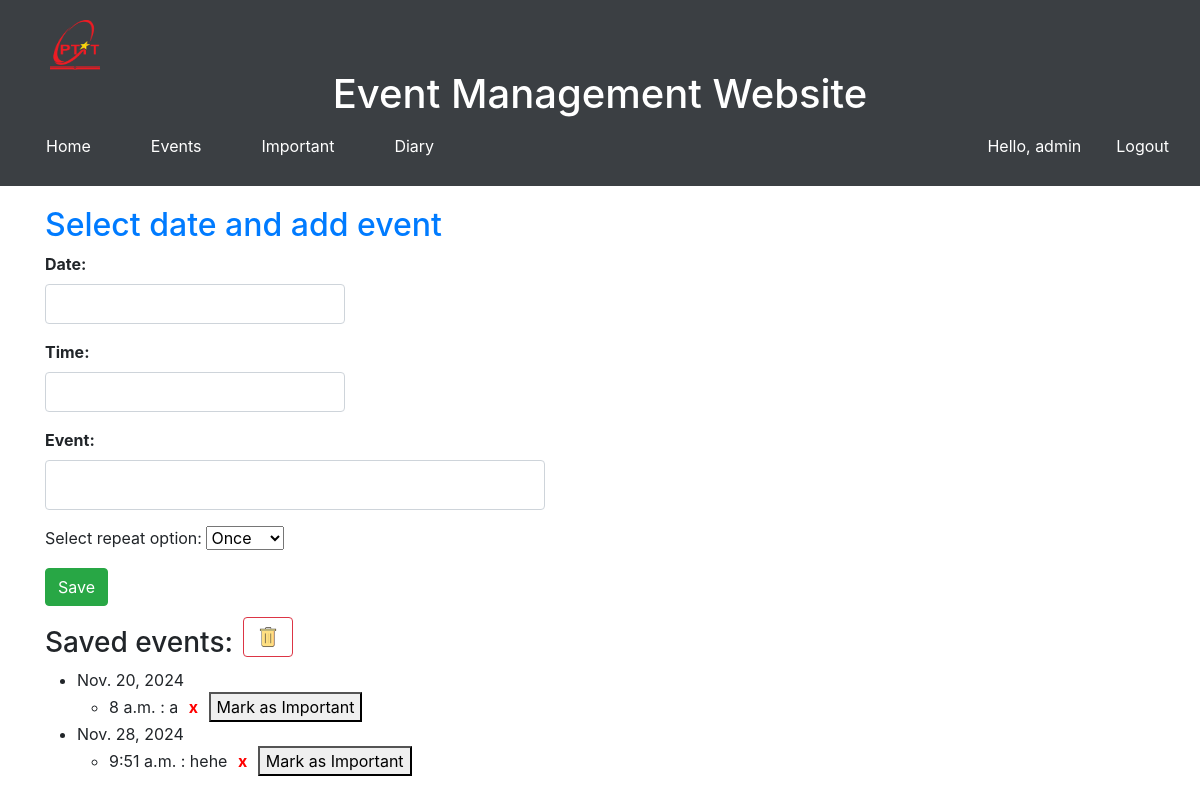
Page /events/ (signed in) on the earlier database version.
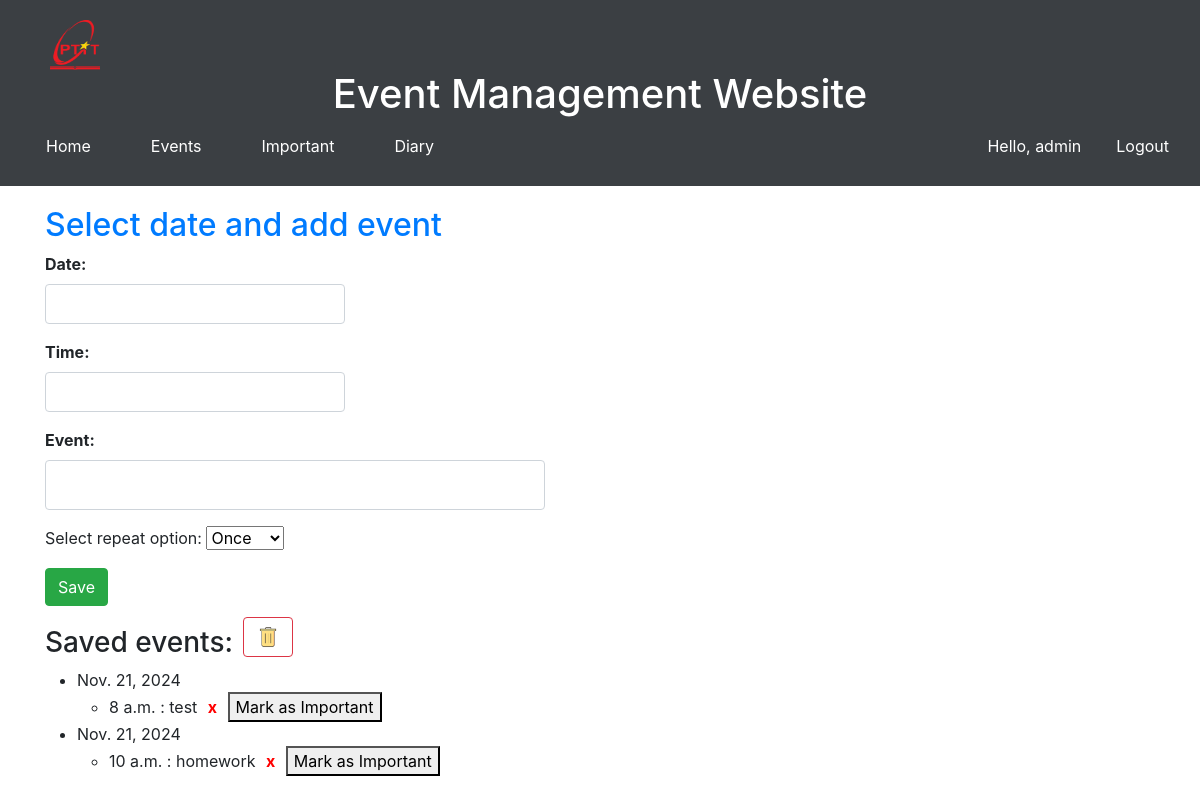
Same page on the later database version.
### app/models.py (models this page shows, shortened)
class Reminder(models.Model):
    user = models.ForeignKey(User, on_delete=models.CASCADE, null=True)
    date = models.DateField(default=timezone.now)
    reminder = models.CharField(max_length=200)
    time = models.TimeField()
    important = models.BooleanField(default=False)
    repeat = models.CharField(
        max_length=20,
        choices=[('once', 'Once'), ('daily', 'Daily'), ('weekly', 'Weekly'),
                 ('monthly', 'Monthly'), ('yearly', 'Yearly')],
        default='once'
    )

### app/views.py (the view, shortened to what this page needs)
# urls.py: path('events/', views.events, name='events'),
def events(request):
    form = ReminderForm(initial={'date': timezone.now().date()})
    reminders = Reminder.objects.filter(user=request.user).order_by("date", "time")
    return render(request, 'app/events.html', {'form': form, 'reminders': reminders})

### app/forms.py
class ReminderForm(forms.ModelForm):
    class Meta:
        model = Reminder
        fields = ['date', 'reminder','time']
        widgets = {
            'date': forms.DateInput(attrs={'type': 'date'}),
            'time': forms.TimeInput(format='%H:%M', attrs={'type': 'time'}),
        }

### app/templates/app/events.html (shortened to what this page needs)
{% extends 'app/base.html' %}
{%load static%}
{% block events %}
<div class="container">
    <h2>Select date and add event</h2>
    <div class="form-group">
        <label for="datePickerInput">Date:</label>
        <input type="text" id="datePickerInput" class="form-control">
    </div>
    <div class="form-group">
        <label for="timePickerInput">Time:</label>
        <input type="text" id="timePickerInput" class="form-control">
    </div>
    <form id="reminderForm" method="POST" action="{% url 'events' %}">
        <div class="form-group">
            <label for="reminderInput">Event:</label>
            <input type="text" id="reminderInput" name="reminder" class="form-control" required>
        </div>
        <div>
            <label for="repeat">Select repeat option:</label>
            <select id="repeat" name="repeat">
              <option value="once" selected>Once</option>
            </select>
        </div>
        <button type="submit" class="btn btn-success">Save</button>
    </form>
    <div style="display: flex; align-items: center;">
        <h3 style="margin-right: 10px;">Saved events:</h3>
        <img id="deleteAllBtn" class="btn btn-danger" src="{% static 'images/deleteall.png' %}" alt="Delete All Events" style="width:50px; height:40px;background-color: transparent;" />
    </div>
{% if reminders %}
    <ul id="reminderList">
        {% for reminder in reminders %}
            {% if forloop.first or reminder.date != previous_date %}
                {% if not forloop.first %}</ul>{% endif %}
                <li>{{ reminder.date }}
                    <ul>
            {% endif %}
                    <li>{{ reminder.time }} : {{ reminder.reminder }}
                        <button class="delete-btn" data-id="{{ reminder.id }}">x</button>
                        <button class="important-btn" data-id="{{ reminder.id }}">Mark as Important</button>
                    </li>
            {% if forloop.last %}</ul></li>{% endif %}
        {% endfor %}
    </ul>
{% else %}
    <ul id="reminderList">
        <li class="task list">There is no saved event.</li>
    </ul>
{% endif %}
</div>
{% endblock events %}

### app/templates/app/base.html (shortened to what this page needs)
{% load static %}
<!DOCTYPE html>
<html lang="vi">
<head>
    <link rel="stylesheet" href="{% static 'css/style1.css' %}">
    <link href="https://cdn.jsdelivr.net/npm/bootstrap@5.3.0/dist/css/bootstrap.min.css" rel="stylesheet">
    <link href="https://maxcdn.bootstrapcdn.com/bootstrap/4.5.2/css/bootstrap.min.css" rel="stylesheet">
    <link href="https://cdnjs.cloudflare.com/ajax/libs/bootstrap-datepicker/1.9.0/css/bootstrap-datepicker.min.css" rel="stylesheet">
</head>
<body>
    <header>
        <img src="{% static 'images/logoPTIT.png' %}" alt="Logo PTIT" width = 50px height = 50px style="margin-left: 50px;"/>
        <h1 style="text-align: center; color: white;">
            <a href="{% url 'base' %}" style="color: white; text-decoration: none;">Event Management Website</a>
        </h1>
        <nav>
            <ul class="navbar">
                <li class="box"><a href="{% url 'home' %}">Home</a></li>
                <li class="box"><a href="{% url 'events' %}">Events</a></li>
                <li class="box"><a href="{% url 'important' %}">Important</a></li>
                <li class="box"><a href="{% url 'diary' %}">Diary</a></li>
                <div class="right-menu">
                    {% if user.is_authenticated %}
                        <li /style = "color: white"><span>Hello, {{ user.username }}</span></li>
                        <li><a href="{% url 'logout' %}">Logout</a></li>
                    {% else %}
                        <li><a href="{% url 'login' %}">Login</a></li>
                        <li><a href="{% url 'register' %}">Register</a></li>
                    {% endif %}
                </div>
            </ul>
        </nav>
    </header>
    {% block events %}
    {% endblock events %}
</body>
</html>

### app/static/css/style1.css (style rules this page uses)
body { background-color: #282c34; }
header { background-color: #3b3f43; padding: 20px 0; }
.navbar { list-style-type: none; margin: 0; padding: 0; display: flex; justify-content: center; align-items: center; }
.navbar .box { margin: 0 15px; }
.navbar a { color: white; text-decoration: none; padding: 10px 15px; border-radius: 5px; transition: background-color 0.3s, color 0.3s; }
.right-menu { display: flex; margin-left: auto; }
.right-menu li { margin-left: 20px; }

### app/templates/app/events.html (style rules this page uses)
.container { margin-top: 20px; }
h2 { color: #007bff; }
.form-group label { font-weight: bold; }
h3 { margin-top: 20px; }
#datePickerInput, #timePickerInput { width: 300px; height: 40px; }
input[name="reminder"] { width: 500px; height: 50px; }
.btn-success { margin-top: 10px; }
.delete-btn { color: red; background: none; border: none; font-weight: bold; cursor: pointer; }

Differences in the rows shown:
removed Reminder: date "Nov. 20, 2024", time "8 a.m.", reminder "a"
removed Reminder: date "Nov. 28, 2024", time "9:51 a.m.", reminder "hehe"
added Reminder: date "Nov. 21, 2024", time "8 a.m.", reminder "test"
added Reminder: date "Nov. 21, 2024", time "10 a.m.", reminder "homework"
